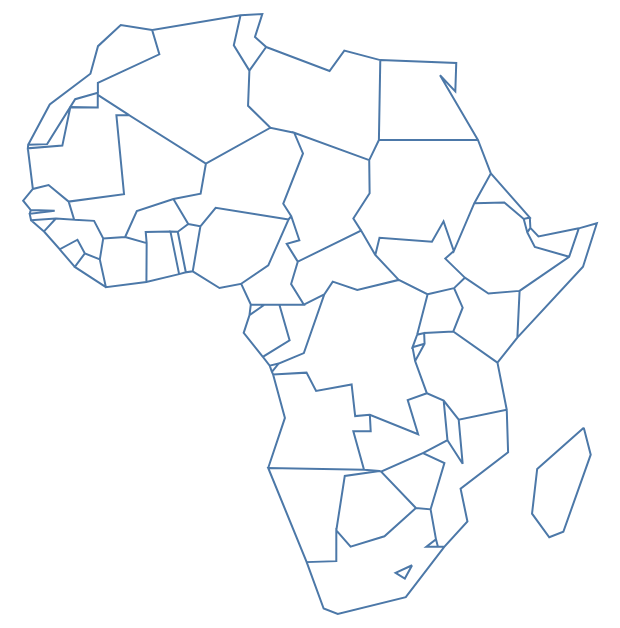

Write notebook code for a chart like this one.
### Code cell
tj = topojson.Topology(data, prequantize=1e6, topology=True)
tj.toposimplify(1).topoquantize(1e5).to_alt()

### Figure 1 — Vega-Lite specification as saved in the notebook (floating-point values rounded to 4 significant figures; data arrays with more than 128 entries replaced by an {"elided": "..."} marker saying what was removed)
{"$schema": "https://vega.github.io/schema/vega-lite/v3.2.0.json", "config": {"view": {"height": 300, "width": 400}}, "data": {"format": {"mesh": "data", "type": "topojson"}, "name": "data-a1a7c3e52e624f30e74e1fefd9a97649"}, "datasets": {"data-a1a7c3e52e624f30e74e1fefd9a97649": {"arcs": {"elided": "149 rows, 766 int values in total"}, "bbox": [-17.63, -34.82, 51.13, 37.35], "objects": {"data": {"geometries": [{"arcs": [[-6, 0, -84, -82, -77, -3, -100, -140, -137]], "bbox": [29.34, -11.72, 40.32, -0.95], "id": "1", "properties": {"continent": "Africa", "gdp_md_est": 150600, "iso_a3": "TZA", "name": "Tanzania", "pop_est": 53950935}, "type": "Polygon"}, {"arcs": [[-106, -22, 1, -115]], "bbox": [-17.06, 21.0, -8.665, 27.66], "id": "2", "properties": {"continent": "Africa", "gdp_md_est": 906.5, "iso_a3": "ESH", "name": "W. Sahara", "pop_est": 603253}, "type": "Polygon"}, {"arcs": [[2, -81, -96, 3, -93, -67, -63, -144, -138, -142, -101]], "bbox": [12.18, -13.26, 31.17, 5.256], "id": "11", "properties": {"continent": "Africa", "gdp_md_est": 66010, "iso_a3": "COD", "name": "Dem. Rep. Congo", "pop_est": 83301151}, "type": "Polygon"}, {"arcs": [[-7, -126, -133, 4]], "bbox": [40.98, -1.683, 51.13, 12.02], "id": "12", "properties": {"continent": "Africa", "gdp_md_est": 4719, "iso_a3": "SOM", "name": "Somalia", "pop_est": 7531386}, "type": "Polygon"}, {"arcs": [[5, -139, -148, -127, 6, 7]], "bbox": [33.89, -4.677, 41.86, 5.506], "id": "13", "properties": {"continent": "Africa", "gdp_md_est": 152700, "iso_a3": "KEN", "name": "Kenya", "pop_est": 47615739}, "type": "Polygon"}, {"arcs": [[-66, -10, -119, -117, 8, -112, -128, -146]], "bbox": [21.94, 8.229, 38.41, 22], "id": "14", "properties": {"continent": "Africa", "gdp_md_est": 176300, "iso_a3": "SDN", "name": "Sudan", "pop_est": 37345935}, "type": "Polygon"}, {"arcs": [[9, -65, -33, -27, -120]], "bbox": [13.54, 7.422, 23.89, 23.41], "id": "15", "properties": {"continent": "Africa", "gdp_md_est": 30590, "iso_a3": "TCD", "name": "Chad", "pop_est": 12075985}, "type": "Polygon"}, {"arcs": [[-16, -14, -13, -87, -91, -86, 10], [11]], "bbox": [16.34, -34.82, 32.83, -22.09], "id": "25", "properties": {"continent": "Africa", "gdp_md_est": 739100, "iso_a3": "ZAF", "name": "South Africa", "pop_est": 54841552}, "type": "Polygon"}, {"arcs": [[11]], "bbox": [27.0, -30.65, 29.33, -28.65], "id": "26", "properties": {"continent": "Africa", "gdp_md_est": 6019, "iso_a3": "LSO", "name": "Lesotho", "pop_est": 1958042}, "type": "Polygon"}, {"arcs": [[12, -15, -78, -88]], "bbox": [25.26, -22.27, 32.85, -15.51], "id": "48", "properties": {"continent": "Africa", "gdp_md_est": 28330, "iso_a3": "ZWE", "name": "Zimbabwe", "pop_est": 13805084}, "type": "Polygon"}, {"arcs": [[13, -18, -79, 14]], "bbox": [19.9, -26.83, 29.43, -17.66], "id": "49", "properties": {"continent": "Africa", "gdp_md_est": 35900, "iso_a3": "BWA", "name": "Botswana", "pop_est": 2214858}, "type": "Polygon"}, {"arcs": [[15, 16, -98, -80, 17]], "bbox": [11.73, -29.05, 25.08, -16.94], "id": "50", "properties": {"continent": "Africa", "gdp_md_est": 25990, "iso_a3": "NAM", "name": "Namibia", "pop_est": 2484780}, "type": "Polygon"}, {"arcs": [[18, -24, -21, -44, -48, 19, -103]], "bbox": [-17.63, 12.33, -11.47, 16.6], "id": "51", "properties": {"continent": "Africa", "gdp_md_est": 39720, "iso_a3": "SEN", "name": "Senegal", "pop_est": 14668522}, "type": "Polygon"}, {"arcs": [[20, -23, -110, -29, -57, -41, -45]], "bbox": [-12.17, 10.1, 4.27, 24.97], "id": "52", "properties": {"continent": "Africa", "gdp_md_est": 38090, "iso_a3": "MLI", "name": "Mali", "pop_est": 17885245}, "type": "Polygon"}, {"arcs": [[21, -111, 22, 23, 24]], "bbox": [-17.06, 14.62, -4.923, 27.4], "id": "53", "properties": {"continent": "Africa", "gdp_md_est": 16710, "iso_a3": "MRT", "name": "Mauritania", "pop_est": 3758571}, "type": "Polygon"}, {"arcs": [[25, -37, -59, -28, -30]], "bbox": [0.7723, 6.142, 3.797, 12.24], "id": "54", "properties": {"continent": "Africa", "gdp_md_est": 24310, "iso_a3": "BEN", "name": "Benin", "pop_est": 11038805}, "type": "Polygon"}, {"arcs": [[26, -36, -31, 27, -58, 28, -109, -121]], "bbox": [0.2956, 11.66, 15.9, 23.47], "id": "55", "properties": {"continent": "Africa", "gdp_md_est": 20150, "iso_a3": "NER", "name": "Niger", "pop_est": 19245344}, "type": "Polygon"}, {"arcs": [[29, 30, -35, 31]], "bbox": [2.692, 4.241, 14.58, 13.87], "id": "56", "properties": {"continent": "Africa", "gdp_md_est": 1089000, "iso_a3": "NGA", "name": "Nigeria", "pop_est": 190632261}, "type": "Polygon"}, {"arcs": [[32, -64, -69, -71, -74, 33, 34, 35]], "bbox": [8.489, 1.728, 16.01, 12.86], "id": "57", "properties": {"continent": "Africa", "gdp_md_est": 77240, "iso_a3": "CMR", "name": "Cameroon", "pop_est": 24994885}, "type": "Polygon"}, {"arcs": [[36, 37, -39, -60]], "bbox": [-0.04978, 5.929, 1.865, 11.02], "id": "58", "properties": {"continent": "Africa", "gdp_md_est": 11610, "iso_a3": "TGO", "name": "Togo", "pop_est": 7965055}, "type": "Polygon"}, {"arcs": [[38, 39, -42, -61]], "bbox": [-3.244, 4.71, 1.06, 11.1], "id": "59", "properties": {"continent": "Africa", "gdp_md_est": 120800, "iso_a3": "GHA", "name": "Ghana", "pop_est": 27499924}, "type": "Polygon"}, {"arcs": [[40, -62, 41, 42, -51, -46]], "bbox": [-8.603, 4.338, -2.562, 10.52], "id": "60", "properties": {"continent": "Africa", "gdp_md_est": 87120, "iso_a3": "CIV", "name": "Côte d'Ivoire", "pop_est": 24184810}, "type": "Polygon"}, {"arcs": [[43, 44, 45, -53, -54, 46, -49]], "bbox": [-15.13, 7.309, -7.832, 12.59], "id": "61", "properties": {"continent": "Africa", "gdp_md_est": 16080, "iso_a3": "GIN", "name": "Guinea", "pop_est": 12413867}, "type": "Polygon"}, {"arcs": [[47, 48, 49]], "bbox": [-16.68, 11.04, -13.7, 12.63], "id": "62", "properties": {"continent": "Africa", "gdp_md_est": 2851, "iso_a3": "GNB", "name": "Guinea-Bissau", "pop_est": 1792338}, "type": "Polygon"}, {"arcs": [[50, 51, -55, 52]], "bbox": [-11.44, 4.356, -7.54, 8.541], "id": "63", "properties": {"continent": "Africa", "gdp_md_est": 3881, "iso_a3": "LBR", "name": "Liberia", "pop_est": 4689021}, "type": "Polygon"}, {"arcs": [[53, 54, 55]], "bbox": [-13.25, 6.786, -10.23, 10.05], "id": "64", "properties": {"continent": "Africa", "gdp_md_est": 10640, "iso_a3": "SLE", "name": "Sierra Leone", "pop_est": 6163195}, "type": "Polygon"}, {"arcs": [[56, 57, 58, 59, 60, 61]], "bbox": [-5.471, 9.611, 2.177, 15.12], "id": "65", "properties": {"continent": "Africa", "gdp_md_est": 32990, "iso_a3": "BFA", "name": "Burkina Faso", "pop_est": 20107509}, "type": "Polygon"}, {"arcs": [[62, -70, 63, 64, 65, -145]], "bbox": [14.46, 2.268, 27.37, 11.14], "id": "66", "properties": {"continent": "Africa", "gdp_md_est": 3206, "iso_a3": "CAF", "name": "Central African Rep.", "pop_est": 5625118}, "type": "Polygon"}, {"arcs": [[66, -95, 67, -72, 68, 69]], "bbox": [11.09, -5.038, 18.45, 3.728], "id": "67", "properties": {"continent": "Africa", "gdp_md_est": 30270, "iso_a3": "COG", "name": "Congo", "pop_est": 4954674}, "type": "Polygon"}, {"arcs": [[70, 71, 72, -75]], "bbox": [8.798, -3.979, 14.43, 2.327], "id": "68", "properties": {"continent": "Africa", "gdp_md_est": 35980, "iso_a3": "GAB", "name": "Gabon", "pop_est": 1772255}, "type": "Polygon"}, {"arcs": [[73, 74, 75]], "bbox": [9.306, 1.01, 11.29, 2.284], "id": "69", "properties": {"continent": "Africa", "gdp_md_est": 31770, "iso_a3": "GNQ", "name": "Eq. Guinea", "pop_est": 778358}, "type": "Polygon"}, {"arcs": [[76, -83, -89, 77, 78, 79, -97, 80]], "bbox": [21.89, -17.96, 33.49, -8.238], "id": "70", "properties": {"continent": "Africa", "gdp_md_est": 65170, "iso_a3": "ZMB", "name": "Zambia", "pop_est": 15972000}, "type": "Polygon"}, {"arcs": [[81, -90, 82]], "bbox": [32.69, -16.8, 35.77, -9.231], "id": "71", "properties": {"continent": "Africa", "gdp_md_est": 21200, "iso_a3": "MWI", "name": "Malawi", "pop_est": 19196246}, "type": "Polygon"}, {"arcs": [[83, 84, 85, -92, 86, 87, 88, 89]], "bbox": [30.18, -26.74, 40.78, -10.32], "id": "72", "properties": {"continent": "Africa", "gdp_md_est": 35010, "iso_a3": "MOZ", "name": "Mozambique", "pop_est": 26573706}, "type": "Polygon"}, {"arcs": [[90, 91]], "bbox": [30.68, -27.29, 32.07, -25.66], "id": "73", "properties": {"continent": "Africa", "gdp_md_est": 11060, "iso_a3": "SWZ", "name": "eSwatini", "pop_est": 1467152}, "type": "Polygon"}, {"arcs": [[[92, 93, 94]], [[95, 96, 97, 98]]], "bbox": [11.64, -17.93, 24.08, -4.438], "id": "74", "properties": {"continent": "Africa", "gdp_md_est": 189000, "iso_a3": "AGO", "name": "Angola", "pop_est": 29310273}, "type": "MultiPolygon"}, {"arcs": [[99, 100, -141]], "bbox": [29.02, -4.5, 30.75, -2.348], "id": "75", "properties": {"continent": "Africa", "gdp_md_est": 7892, "iso_a3": "BDI", "name": "Burundi", "pop_est": 11466756}, "type": "Polygon"}, {"arcs": [[101]], "bbox": [43.25, -25.6, 50.48, -12.04], "id": "78", "properties": {"continent": "Africa", "gdp_md_est": 36860, "iso_a3": "MDG", "name": "Madagascar", "pop_est": 25054161}, "type": "Polygon"}, {"arcs": [[102, 103]], "bbox": [-16.84, 13.13, -13.84, 13.88], "id": "80", "properties": {"continent": "Africa", "gdp_md_est": 3387, "iso_a3": "GMB", "name": "Gambia", "pop_est": 2051363}, "type": "Polygon"}, {"arcs": [[-108, 104, -123]], "bbox": [7.524, 30.31, 11.49, 37.35], "id": "81", "properties": {"continent": "Africa", "gdp_md_est": 130800, "iso_a3": "TUN", "name": "Tunisia", "pop_est": 11403800}, "type": "Polygon"}, {"arcs": [[105, -114, 106, 107, -122, 108, 109, 110]], "bbox": [-8.684, 19.06, 12.0, 37.12], "id": "82", "properties": {"continent": "Africa", "gdp_md_est": 609400, "iso_a3": "DZA", "name": "Algeria", "pop_est": 40969443}, "type": "Polygon"}, {"arcs": [[111, 112, -130, -129]], "bbox": [36.32, 12.46, 43.08, 18.0], "id": "154", "properties": {"continent": "Africa", "gdp_md_est": 9169, "iso_a3": "ERI", "name": "Eritrea", "pop_est": 5918919}, "type": "Polygon"}, {"arcs": [[113, 114, 115]], "bbox": [-17.02, 21.42, -1.125, 35.76], "id": "162", "properties": {"continent": "Africa", "gdp_md_est": 282800, "iso_a3": "MAR", "name": "Morocco", "pop_est": 33986655}, "type": "Polygon"}, {"arcs": [[116, -125, 117]], "bbox": [24.7, 22, 36.87, 31.59], "id": "163", "properties": {"continent": "Africa", "gdp_md_est": 1105000, "iso_a3": "EGY", "name": "Egypt", "pop_est": 97041072}, "type": "Polygon"}, {"arcs": [[118, 119, 120, 121, 122, 123, 124]], "bbox": [9.319, 19.58, 25.16, 33.14], "id": "164", "properties": {"continent": "Africa", "gdp_md_est": 90890, "iso_a3": "LBY", "name": "Libya", "pop_est": 6653210}, "type": "Polygon"}, {"arcs": [[125, 126, -147, 127, 128, -132, -134]], "bbox": [32.95, 3.422, 47.79, 14.96], "id": "165", "properties": {"continent": "Africa", "gdp_md_est": 174700, "iso_a3": "ETH", "name": "Ethiopia", "pop_est": 105350020}, "type": "Polygon"}, {"arcs": [[129, 130, -135, 131]], "bbox": [41.66, 10.93, 43.32, 12.7], "id": "166", "properties": {"continent": "Africa", "gdp_md_est": 3345, "iso_a3": "DJI", "name": "Djibouti", "pop_est": 865267}, "type": "Polygon"}, {"arcs": [[132, 133, 134, 135]], "bbox": [42.56, 7.997, 48.95, 11.46], "id": "167", "properties": {"continent": "Africa", "gdp_md_est": 12250, "iso_a3": "-99", "name": "Somaliland", "pop_est": 3500000}, "type": "Polygon"}, {"arcs": [[136, -143, 137, -149, 138]], "bbox": [29.58, -1.443, 35.04, 4.25], "id": "168", "properties": {"continent": "Africa", "gdp_md_est": 84930, "iso_a3": "UGA", "name": "Uganda", "pop_est": 39570125}, "type": "Polygon"}, {"arcs": [[139, 140, 141, 142]], "bbox": [29.02, -2.918, 30.82, -1.135], "id": "169", "properties": {"continent": "Africa", "gdp_md_est": 21970, "iso_a3": "RWA", "name": "Rwanda", "pop_est": 11901484}, "type": "Polygon"}, {"arcs": [[143, 144, 145, 146, 147, 148]], "bbox": [23.89, 3.509, 35.3, 12.25], "id": "176", "properties": {"continent": "Africa", "gdp_md_est": 20880, "iso_a3": "SSD", "name": "S. Sudan", "pop_est": 13026129}, "type": "Polygon"}], "type": "GeometryCollection"}}, "transform": {"scale": [0.0006876, 0.0007217], "translate": [-17.63, -34.82]}, "type": "Topology"}}, "mark": {"filled": false, "type": "geoshape"}, "projection": {"reflectY": true, "type": "identity"}, "width": 300}
